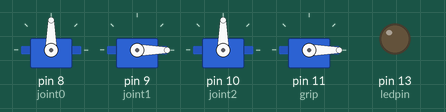
The sketch below on a simulated Arduino Uno, built with avr-gcc and run on an emulated ATmega328P. On the bench: 4 × servo, output pins drawn as LEDs (lit = HIGH).

Above: at 0.1 s.
At 5.6 s:
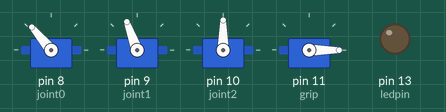
At 10.0 s:
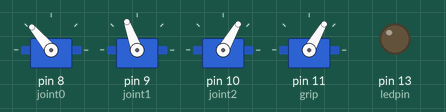
At 21.9 s:
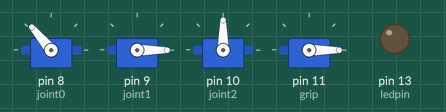
At 27.1 s:
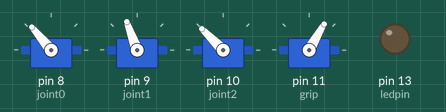
At 34.8 s:
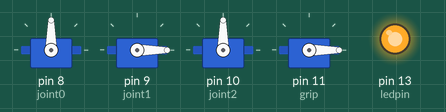
Timing chart, 0 to 40.0 s (numbered marks = the images above):
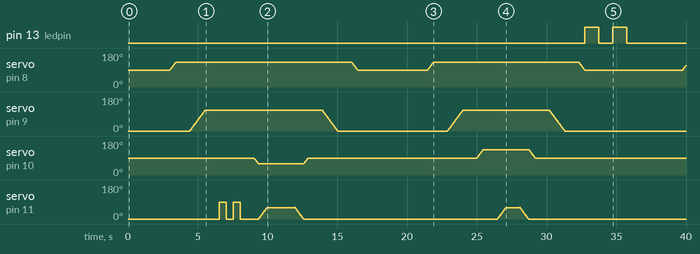

Measured:
- by itself, pin 13 (ledpin): LOW → HIGH at 32.7 s, → LOW 1.0 s later, → HIGH 1.0 s later, → LOW 1.0 s later, … (4 changes in this stretch)
- by itself, servo on pin 11 (grip): 0° → 90° at 6.5 s, → 0° 0.50 s later, → 90° 0.50 s later, → 0° 0.50 s later, … (129 changes in this stretch)

The sketch:

Project_finale.ino
```cpp
#include <Servo.h>
Servo joint0;
int pos0 = 90;
Servo joint1;
int pos1 = 0;
Servo joint2;
int pos2 = 90;
Servo grip;
int posg = 0;
int ledpin = 13;
int delaytime = 10;


void setup() {
joint0.attach(8);
joint1.attach(9);
joint2.attach(10);
 grip.attach(11);
pinMode(ledpin,OUTPUT);

}

void loop() {
joint0.write(pos0);
joint1.write(pos1);
joint2.write(pos2);
grip.write(posg);
delay(3000);
for(pos0;pos0 <=130;pos0++){
  joint0.write(pos0);
  delay(delaytime);
}
delay(1000);
for(pos1;pos1 <=110;pos1++){
  joint1.write(pos1);
  delay(delaytime);
}
delay(1000);
grip.write(90);
delay(500);
grip.write(0);
delay(500);
grip.write(90);
delay(500);
grip.write(0);
delay(1000);
for(pos2;pos2 >=60;pos2--){
  joint2.write(pos2);
  delay(delaytime);
}
for(posg;posg <=60;posg++){
  grip.write(posg);
  delay(delaytime);
}
delay(1000);
for(pos0;pos0 <=130;pos0++){
  joint0.write(pos0);
  delay(delaytime);
}
delay(1000);
for(posg;posg >=0;posg--){
  grip.write(posg);
  delay(delaytime);
}
for(pos2;pos2 <=90;pos2++){
  joint2.write(pos2);
  delay(delaytime);
}
delay(1000);
for(pos1;pos1 >=0;pos1--){
  joint1.write(pos1);
  delay(delaytime);
}
delay(1000);
for(pos0;pos0 >=90;pos0--){
  joint0.write(pos0);
  delay(delaytime);
}
delay(5000);
for(pos0;pos0 <=130;pos0++){
  joint0.write(pos0);
  delay(delaytime);
}
delay(1000);
for(pos1;pos1 <=110;pos1++){
  joint1.write(pos1);
  delay(delaytime);
}
delay(1000);
for(pos2;pos2 <=135;pos2++){
  joint2.write(pos2);
  delay(delaytime);
}
delay(1000);
for(posg;posg <=60;posg++){
  grip.write(posg);
  delay(delaytime);
}
delay(1000);
for(posg;posg >=0;posg--){
  grip.write(posg);
  delay(delaytime);
}
for(pos2;pos2 >=90;pos2--){
  joint2.write(pos2);
  delay(delaytime);
}
delay(1000);
for(pos1;pos1 >=0;pos1--){
  joint1.write(pos1);
  delay(delaytime);
}
delay(1000);
for(pos0;pos0 >=90;pos0--){
  joint0.write(pos0);
  delay(delaytime);
}
digitalWrite(ledpin,HIGH);
delay(1000);
digitalWrite(ledpin,LOW);
delay(1000);
digitalWrite(ledpin,HIGH);
delay(1000);
digitalWrite(ledpin,LOW);
delay(1000);

}
```
